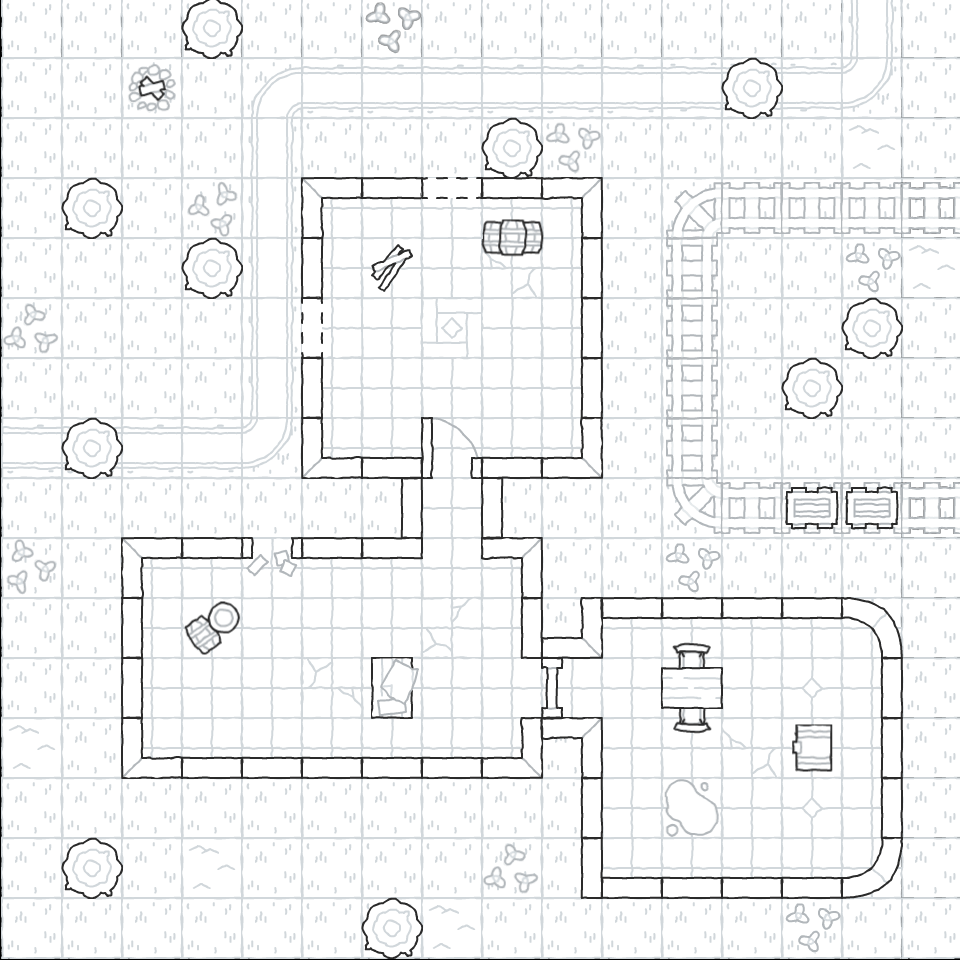

The image is a tile-based game level rendered from a .tmx file. Its description and source (layers, tilesets, objects; grid data summarised) follow:
An orthogonal 16x16 tile map with 60x60 px tiles, 3 tile layers (Ground, Object (offset), Object) and 38 objects.

<map version="1.10" tiledversion="1.11.2" orientation="orthogonal" renderorder="right-down" width="16" height="16" tilewidth="60" tileheight="60" infinite="0" nextlayerid="15" nextobjectid="91">
 <tileset firstgid="1" source="sampleSheet.tsx" />
 <layer id="1" name="Ground" width="16" height="16">
  <data>[256 cells, 256 non-empty, 9 distinct tile ids]</data>
 </layer>
 <layer id="4" name="Object (offset)" width="16" height="16" offsetx="0" offsety="-30">
  <data>[256 cells, 3 non-empty, 2 distinct tile ids]</data>
 </layer>
 <layer id="2" name="Object" width="16" height="16">
  <data>[256 cells, 89 non-empty, 19 distinct tile ids]</data>
 </layer>
 <objectgroup id="14" name="Object Layer 1">
  <object id="34" x="421.979" y="174.907">
   <properties>
    <property name="Collision" value="true" />
   </properties>
   <polygon points="0,0 -119.867,3.66938 -101.52,22.0163 -2.44626,23.2394" />
  </object>
  <object id="38" x="319.236" y="295.997">
   <properties>
    <property name="Collision" value="true" />
   </properties>
   <polygon points="0,0 -18.3469,0 -18.3469,-117.42 3.66938,-117.42" />
  </object>
  <object id="39" x="481.913" y="176.13">
   <properties>
    <property name="Collision" value="true" />
   </properties>
   <polygon points="0,0 -1.22313,20.7932 118.643,20.7932 118.643,1.22313" />
  </object>
  <object id="40" x="599.333" y="478.243">
   <properties>
    <property name="Collision" value="true" />
   </properties>
   <polygon points="0,0 1.22313,-300.89 -18.3469,-299.666 -17.1238,0" />
  </object>
  <object id="41" x="472.128" y="479.466">
   <properties>
    <property name="Collision" value="true" />
   </properties>
   <polygon points="0,0 127.205,-1.22313 128.428,-20.7932 1.22313,-20.7932" />
  </object>
  <object id="42" x="299.666" y="357.153">
   <properties>
    <property name="Collision" value="true" />
   </properties>
   <polygon points="0,0 1.22313,119.867 22.0163,119.867 22.0163,2.44626" />
  </object>
  <object id="43" x="298.443" y="458.673">
   <properties>
    <property name="Collision" value="true" />
   </properties>
   <polygon points="0,0 130.875,-1.22313 132.098,19.5701 0,19.5701" />
  </object>
  <object id="44" x="421.979" y="418.31">
   <properties>
    <property name="Collision" value="true" />
   </properties>
   <polygon points="0,0 0,58.7102 8.5619,58.7102 11.0082,0" />
  </object>
  <object id="45" x="122.313" y="777.91">
   <properties>
    <property name="Collision" value="true" />
   </properties>
   <polygon points="0,0 -1.22313,-22.0163 419.533,-18.3469 419.533,0" />
  </object>
  <object id="46" x="119.867" y="538.176">
   <properties>
    <property name="Collision" value="true" />
   </properties>
   <polygon points="0,0 0,239.733 19.5701,239.733 20.7932,1.22313" />
  </object>
  <object id="47" x="253.188" y="538.176">
   <properties>
    <property name="Collision" value="true" />
   </properties>
   <polygon points="0,0 -130.875,0 -132.098,19.5701 -2.44626,20.7932" />
  </object>
  <object id="50" x="419.533" y="558.97">
   <properties>
    <property name="Collision" value="true" />
   </properties>
   <polygon points="0,0 1.22313,-100.297 -17.1238,-99.0734 -17.1238,-1.22313" />
  </object>
  <object id="51" x="292.328" y="539.4">
   <properties>
    <property name="Collision" value="true" />
   </properties>
   <polygon points="0,0 125.982,-1.22313 125.982,17.1238 0,18.3469" />
  </object>
  <object id="52" x="483.136" y="555.3">
   <properties>
    <property name="Collision" value="true" />
   </properties>
   <polygon points="0,0 56.2639,1.22313 58.7102,-17.1238 -1.22313,-17.1238" />
  </object>
  <object id="53" x="481.913" y="461.119">
   <properties>
    <property name="Collision" value="true" />
   </properties>
   <polygon points="0,0 -1.22313,94.1809 19.5701,95.404 19.5701,-1.22313" />
  </object>
  <object id="54" x="522.276" y="536.953" width="18.3469" height="119.867">
   <properties>
    <property name="Collision" value="true" />
   </properties>
  </object>
  <object id="55" x="518.606" y="637.25" width="83.1727" height="22.0163">
   <properties>
    <property name="Collision" value="true" />
   </properties>
  </object>
  <object id="56" x="582.209" y="599.333" width="17.1238" height="59.9333">
   <properties>
    <property name="Collision" value="true" />
   </properties>
  </object>
  <object id="57" x="582.209" y="596.887" width="264.196" height="19.5701">
   <properties>
    <property name="Collision" value="true" />
   </properties>
  </object>
  <object id="58" x="883.099" y="650.704" width="17.1238" height="194.477">
   <properties>
    <property name="Collision" value="true" />
   </properties>
  </object>
  <object id="66" x="836.62" y="595.663">
   <properties>
    <property name="Collision" value="true" />
   </properties>
   <polygon points="0,0 23.2394,2.44626 40.3632,8.5619 53.8176,19.5701 59.9333,33.0245 63.6027,48.9251 63.6027,61.1564 45.2557,62.3795 44.0326,50.1483 39.1401,39.1401 31.8013,29.3551 19.5701,24.4626 1.22313,20.7932" />
  </object>
  <object id="67" x="521.053" y="717.976" width="20.7932" height="59.9333">
   <properties>
    <property name="Collision" value="true" />
   </properties>
  </object>
  <object id="68" x="519.83" y="716.753" width="80.7265" height="20.7932">
   <properties>
    <property name="Collision" value="true" />
   </properties>
  </object>
  <object id="69" x="582.209" y="717.976" width="19.5701" height="177.354">
   <properties>
    <property name="Collision" value="true" />
   </properties>
  </object>
  <object id="70" x="580.986" y="876.983" width="269.088" height="19.5701">
   <properties>
    <property name="Collision" value="true" />
   </properties>
  </object>
  <object id="71" x="900.222" y="846.405">
   <properties>
    <property name="Collision" value="true" />
   </properties>
   <polygon points="0,0 -3.66938,19.5701 -11.0082,31.8013 -20.7932,41.5864 -37.917,48.9251 -59.9333,50.1483 -59.9333,31.8013 -42.8095,28.1319 -34.2476,24.4626 -25.6857,17.1238 -19.5701,7.33877 -17.1238,-8.5619 -1.22313,-11.0082" />
  </object>
  <object id="73" x="785.248" y="490.474" width="51.3714" height="33.0245">
   <properties>
    <property name="Collision" value="true" />
   </properties>
  </object>
  <object id="74" x="846.405" y="490.474" width="50.1483" height="33.0245">
   <properties>
    <property name="Collision" value="true" />
   </properties>
  </object>
  <object id="77" x="183.469" y="1.22313" width="57.487" height="55.0408">
   <properties>
    <property name="Collision" value="true" />
   </properties>
   <ellipse />
  </object>
  <object id="78" x="66.0489" y="179.8" width="52.5945" height="57.487">
   <properties>
    <property name="Collision" value="true" />
   </properties>
   <ellipse />
  </object>
  <object id="79" x="184.692" y="240.956" width="53.8176" height="57.487">
   <properties>
    <property name="Collision" value="true" />
   </properties>
   <ellipse />
  </object>
  <object id="81" x="64.8258" y="417.087" width="55.0408" height="58.7102">
   <properties>
    <property name="Collision" value="true" />
   </properties>
   <ellipse />
  </object>
  <object id="82" x="485.582" y="118.643" width="51.3714" height="55.0408">
   <properties>
    <property name="Collision" value="true" />
   </properties>
   <ellipse />
  </object>
  <object id="83" x="722.869" y="62.3795" width="52.5945" height="55.0408">
   <properties>
    <property name="Collision" value="true" />
   </properties>
   <ellipse />
  </object>
  <object id="84" x="784.025" y="358.377" width="55.0408" height="57.487">
   <properties>
    <property name="Collision" value="true" />
   </properties>
   <ellipse />
  </object>
  <object id="85" x="845.182" y="298.443" width="55.0408" height="62.3795">
   <properties>
    <property name="Collision" value="true" />
   </properties>
   <ellipse />
  </object>
  </objectgroup>
</map>
<!-- 2 of 38 objects omitted -->
